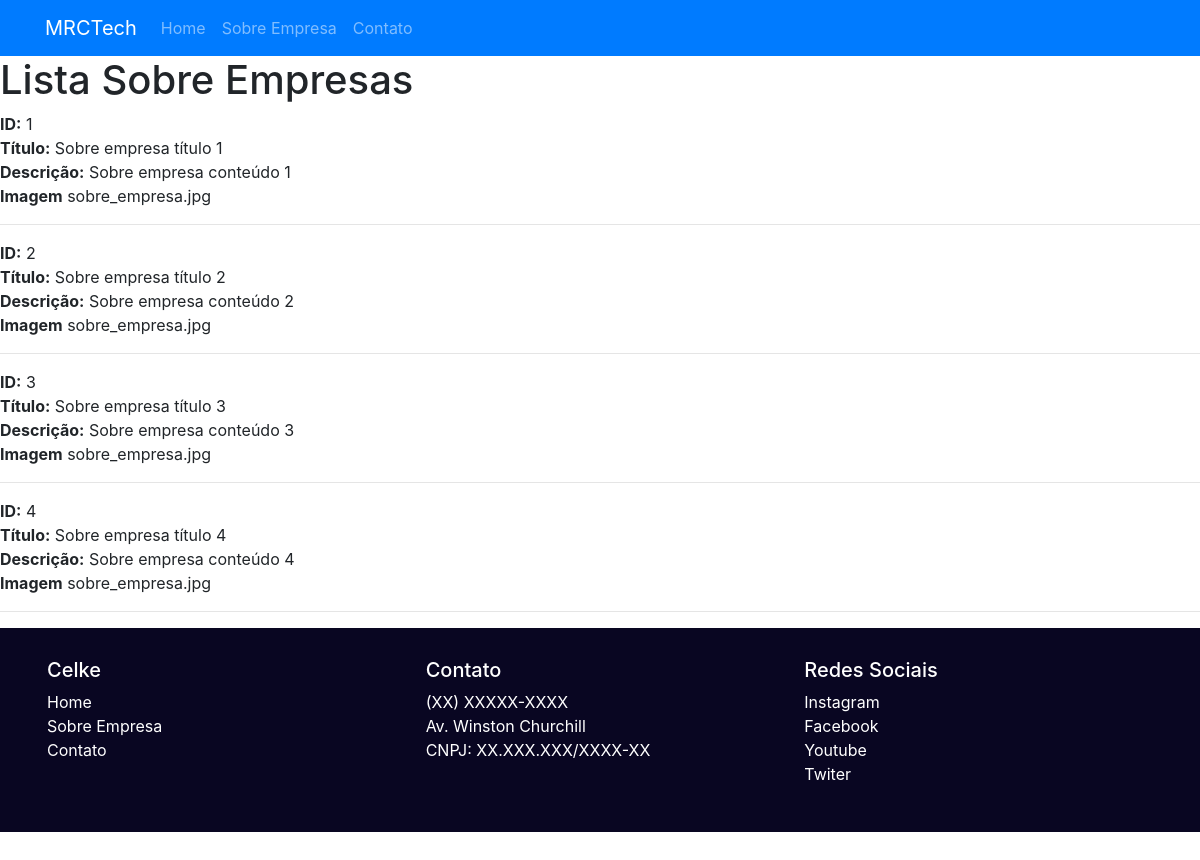
The page /sobre-empresa on the database as committed earlier.
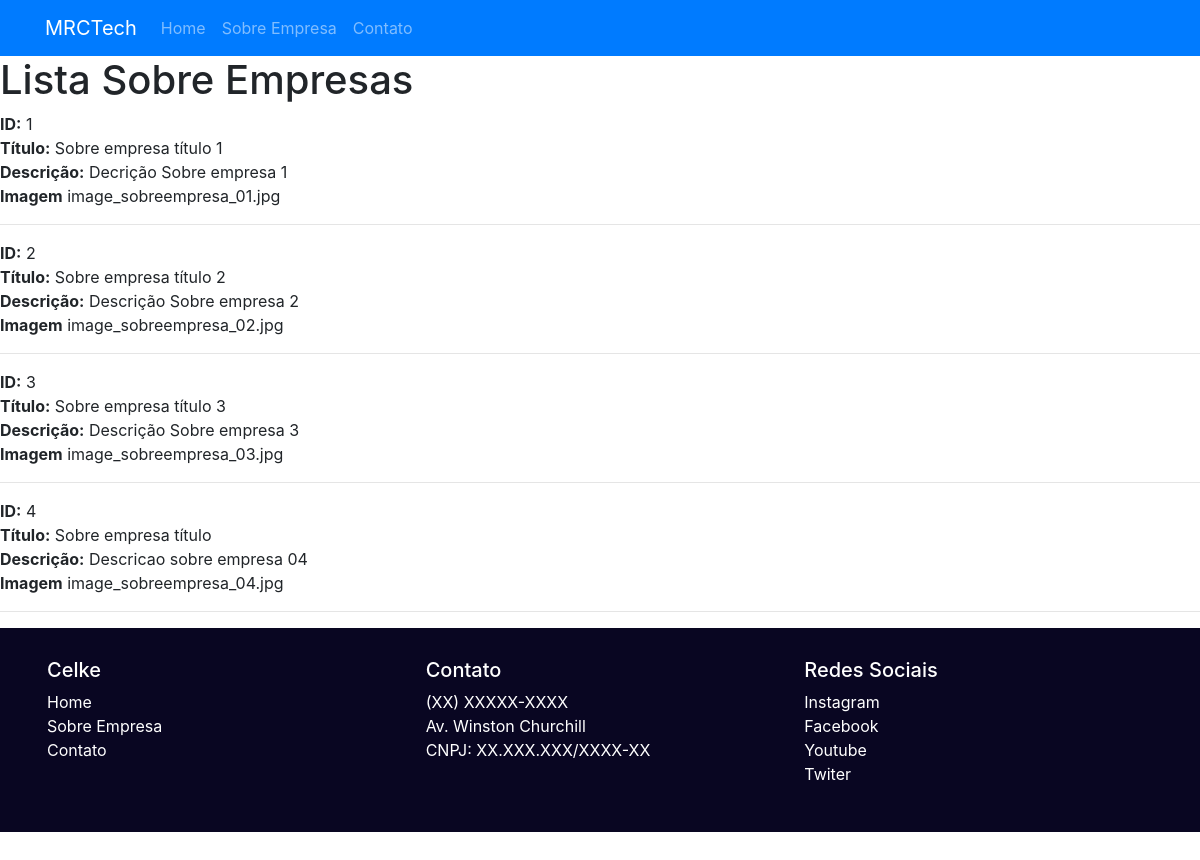
The same page on the database as committed later.
### tables this page shows
CREATE TABLE `sts_sobres_empresas` (
  `id` int NOT NULL,
  `title` varchar(220) NOT NULL,
  `description` text NOT NULL,
  `image` varchar(220) NOT NULL,
  `sts_situation_id` int NOT NULL,
  `created_at` datetime NOT NULL,
  `updated_at` datetime DEFAULT NULL
);

### app/sts/Controllers/SobreEmpresa.php (called while the page is built, shortened)
<?php
class SobreEmpresa
{
    private array $dados;
    public function index(){
        $list = new \App\sts\Models\StsSobreEmpresa();
        $this->dados['sts_sobres_empresas'] = $list->index();
        $carregarView = new \Core\ConfigView("sts/Views/sobreEmpresa/sobreEmpresa", $this->dados);
        $carregarView->renderizar();
    }
}

### index.php (called while the page is built, shortened)
<?php
    $url = new Home();
    $url->carregar();
?>

### app/sts/Models/helper/StsRead.php (called while the page is built, shortened)
<?php
class StsRead extends StsConn
{
    private string $select;
    private array $values = [];
    private object $query;
    public function fullRead($query, $parseString = null) {
        $this->select = $query;
        if(!empty($parseString)){
            parse_str($parseString, $this->values);
        }
        $this->exeInstruction();
    }
    private function exeInstruction() {
        $this->connection();
        try{
            $this->exeParameter();
            $this->query->execute();
            $this->result =  $this->query->fetchAll();
        }catch(Exception $ex) {
            $this->result = null;
        }
    }
    private function connection() {
        $this->conn =  $this->connect();
        $this->query = $this->conn->prepare($this->select);
        $this->query->setFetchMode(PDO::FETCH_ASSOC);
    }
    private function exeParameter() {
        if($this->values) {
            foreach($this->values as $link => $value) {
                if($link == 'limit' || $link == 'offset') {
                    $value = (int) $value;
                }
                $this->query->bindValue(":{$link}", $value, (is_int($value) ? PDO::PARAM_INT : PDO::PARAM_STR));
            }
        }
    }
}

### app/sts/Models/helper/StsConn.php (called while the page is built, shortened)
<?php
abstract class StsConn
{
    private string $host = HOST;
    private string $user = USER;
    private string $pass = PASS;
    private string $dbName = DBNAME;
    private int $port = PORT;
    protected function connect() {
        try{
            $this->connect = new PDO("mysql:host={$this->host};port={$this->port};dbname=".$this->dbName, $this->user, $this->pass);
            return $this->connect;
        }catch(Exception $ex){
            die('Erro: Por favor tente novamente. Caso o erro persista entre em contato com o administrador: '.EMAILADM. '<br>');
        }
    }
}

### app/sts/Models/StsSobreEmpresa.php (called while the page is built, shortened)
<?php
class StsSobreEmpresa
{
    public function index() {
        $listSobreEmpresa =  new \App\sts\Models\helper\StsRead();
        $listSobreEmpresa->fullRead("SELECT id, title, description, image
                FROM sts_sobres_empresas
                WHERE sts_situation_id =:sts_situation_id LIMIT :limit",
                "sts_situation_id=1&limit=5");
        return $listSobreEmpresa->getResult();
    }
}

### app/sts/Views/sobreEmpresa/sobreEmpresa.php (the view, shortened to what this page needs)
<?php
echo "<h1>Lista Sobre Empresas</h1>";
foreach($this->dados['sts_sobres_empresas'] as $sobre_empresa){
    extract($sobre_empresa);
    echo "<b>ID:</b> ". $id ."<br>";
    echo "<b>Título:</b> ". $title ."<br>";
    echo "<b>Descrição:</b> ". $description ."<br>";
    echo "<b>Imagem</b> ". $image ."<br>";
    echo "<hr>";
}

### core/ConfigController.php (shortened to what this page needs)
<?php
    class ConfigController extends Config
    {
        private ?string $url;
        private string $urlController;
        private array $format;
        public function __construct(){
            if(!empty(filter_input(INPUT_GET, "url", FILTER_DEFAULT))){
                $this->url = filter_input(INPUT_GET, "url", FILTER_DEFAULT);
                $this->urlConjunto = explode("/", $this->url);
                if(isset($this->urlConjunto[0])){
                    $this->urlController = $this->slugController($this->urlConjunto[0]);
                }else{
                    $this->urlController = $this->slugController(CONTROLLER);
                }
            }else{
                $this->urlController = $this->slugController(CONTROLLER);
                $this->urlParametro = "";
            }
        }
        private function limparUrl(){
            $this->url = strip_tags($this->url);
            $this->url =  trim($this->url);
            $this->url = rtrim($this->url, "/");
            $this->format['a'] = 'ÀÁÂÃÄÅÆÇÈÉÊËÌÍÎÏÐÑÒÓÔÕÖØÙÚÛÜüÝÞßàáâãäåæçèéêëìíîïðñòóôõöøùúûýýþÿRr"!@#$%&*()_-+={[}]?;:.,\\\'<>°ºª ';
            $this->format['b'] = 'aaaaaaaceeeeiiiidnoooooouuuuuybsaaaaaaaceeeeiiiidnoooooouuuyybyRr--------------------------------';
            $this->url = strtr(utf8_decode($this->url), utf8_decode($this->format['a']), $this->format['b']);
        }
        private function slugController($slugController){
            $this->urlslugController = strtolower($slugController);
            $this->urlslugController = str_replace("-", " ", $this->urlslugController);
            $this->urlslugController =  ucwords($this->urlslugController);
            $this->urlslugController = str_replace(" ", "", $this->urlslugController);
            return $this->urlslugController;
        }
        public function carregar(){
            $this->classe = "App\\sts\\Controllers\\". $this->urlController;
            if(class_exists($this->classe)){
                $this->carregarClasse();
            }else{
                $this->urlController = $this->slugController(CONTROLLERERRO);
                $this->carregar();
            }
        }
        private function carregarClasse() {
            $classeCarregar = new $this->classe();
            if(method_exists($classeCarregar, "index")){
                $classeCarregar->index();
            }else{
                die('Erro: Por favor tente novamente. Caso o erro persista entre em contato com o administrador: '.EMAILADM. '<br>');
            }
        }
    }

### core/ConfigView.php (shortened to what this page needs)
<?php
class ConfigView
{
    private string $nome;
    public function __construct($nome, $dados) {
        $this->nome = $nome;
        $this->dados = $dados;
    }
    public function renderizar(){
        if(file_exists('app/'. $this->nome .'.php')){
            include 'app/sts/Views/include/head.php';
            include 'app/sts/Views/include/menu.php';
            include 'app/'. $this->nome .'.php';
            include 'app/sts/Views/include/footer.php';
            include 'app/sts/Views/include/librariesJs.php';
        }else{
            die("ERRO Desenvolvimento: Página não encontrada: (". "app/". $this->nome .".php)");
        }
    }
}

### app/sts/Views/include/head.php (shortened to what this page needs)
<!DOCTYPE html>
<html lang="pt-br">
<head>
        <link rel="stylesheet" href="https://stackpath.bootstrapcdn.com/bootstrap/4.5.2/css/bootstrap.min.css">
        <link rel="stylesheet" href="https://use.fontawesome.com/releases/v5.7.0/css/all.css">
        <link rel="stylesheet" href="<?php echo URL; ?>app/sts/assets/css/personalizado.css">
    </head>
<body>

### app/sts/Views/include/menu.php (shortened to what this page needs)
<nav class="navbar navbar-expand-lg navbar-dark fixed-top bg-primary">
    <div class="container">
        <a class="navbar-brand" href="<?php echo URL; ?>">MRCTech</a>
        <div class="collapse navbar-collapse" id="navbarsExample07">
            <ul class="navbar-nav mr-auto">
                <li class="nav-item">
                    <a class="nav-link" href="<?php echo URL; ?>">Home</a>
                </li>
                <li class="nav-item">
                    <a class="nav-link" href="<?php echo URL; ?>sobre-empresa">Sobre Empresa</a>
                </li>
                <li class="nav-item">
                    <a class="nav-link" href="<?php echo URL; ?>contato">Contato</a>
                </li>
            </ul>
        </div>
    </div>
</nav>

### app/sts/Views/include/footer.php (shortened to what this page needs)
<div class="jumbotron footer-per">
    <div class="container">
        <div class="row">
            <div class="col-12 col-sm-12 col-md-4">
                <h5>Celke</h5>
                <ul class="list-unstyled">
                    <li>
                        <a href="<?php echo URL; ?>" class="link-footer">Home</a>
                    </li>
                    <li>
                        <a href="<?php echo URL; ?>sobre-empresa" class="link-footer">Sobre Empresa</a>
                    </li>
                    <li>
                        <a href="<?php echo URL; ?>contato" class="link-footer">Contato</a>
                    </li>
                </ul>
            </div>
            <div class="col-12 col-sm-12 col-md-4">
                <h5>Contato</h5>
                <ul class="list-unstyled">
                    <ul class="list-unstyled">
                    <li>
                        <a href="tel: XXXXXXXXXXX" class="link-footer">(XX) XXXXX-XXXX</a>
                    </li>
                    <li>
                        <a href="<?php echo URL; ?>contato" class="link-footer">Av. Winston Churchill</a>
                    </li>
                    <li>
                        <a href="<?php echo URL; ?>contato" class="link-footer">CNPJ: XX.XXX.XXX/XXXX-XX</a>
                    </li>
                </ul>
            </div>
            <div class="col-12 col-sm-12 col-md-4">
                <h5>Redes Sociais</h5>
                <ul class="list-unstyled">
                    <li>
                        <a href="https://www.instagram.com/celkecursos" target="_blank" class="link-footer">Instagram</a>
                    </li>
                    <li>
                        <a href="https://www.facebook.com/celkecursos/" target="_blank" class="link-footer">Facebook</a>
                    </li>
                    <li>
                        <a href="https://www.youtube.com/channel/UC5ClMRHFl8o_MAaO4w7ZYug" target="_blank" class="link-footer">Youtube</a>
                    </li>
                    <li>
                        <a href="https://twitter.com/celkecursos" target="_blank" class="link-footer">Twiter</a>
                    </li>
                </ul>
            </div>
        </div>
    </div>
</div>

### app/sts/Views/include/librariesJs.php (shortened to what this page needs)
</body>
</html>

### app/sts/assets/css/personalizado.css (style rules this page uses)
body { min-height: 75rem; padding-top: 3.5rem; }
.footer-per { background-color: #090622; padding-top: 30px; padding-bottom: 30px; color: #fff; margin-bottom: 0rem !important; border-radius: 0rem; }
.footer-per ul li a.link-footer { color: #fff !important; }

Rows that differ between the two databases and show on the page:
changed sts_sobres_empresas "Sobre empresa título 1": description "Sobre empresa conteúdo 1" → "Decrição Sobre empresa 1"; image "sobre_empresa.jpg" → "image_sobreempresa_01.jpg"
changed sts_sobres_empresas "Sobre empresa título 2": description "Sobre empresa conteúdo 2" → "Descrição Sobre empresa 2"; image "sobre_empresa.jpg" → "image_sobreempresa_02.jpg"
changed sts_sobres_empresas "Sobre empresa título 3": description "Sobre empresa conteúdo 3" → "Descrição Sobre empresa 3"; image "sobre_empresa.jpg" → "image_sobreempresa_03.jpg"
changed sts_sobres_empresas id 4: title "Sobre empresa título 4" → "Sobre empresa título"; description "Sobre empresa conteúdo 4" → "Descricao sobre empresa 04"; image "sobre_empresa.jpg" → "image_sobreempresa_04.jpg"
